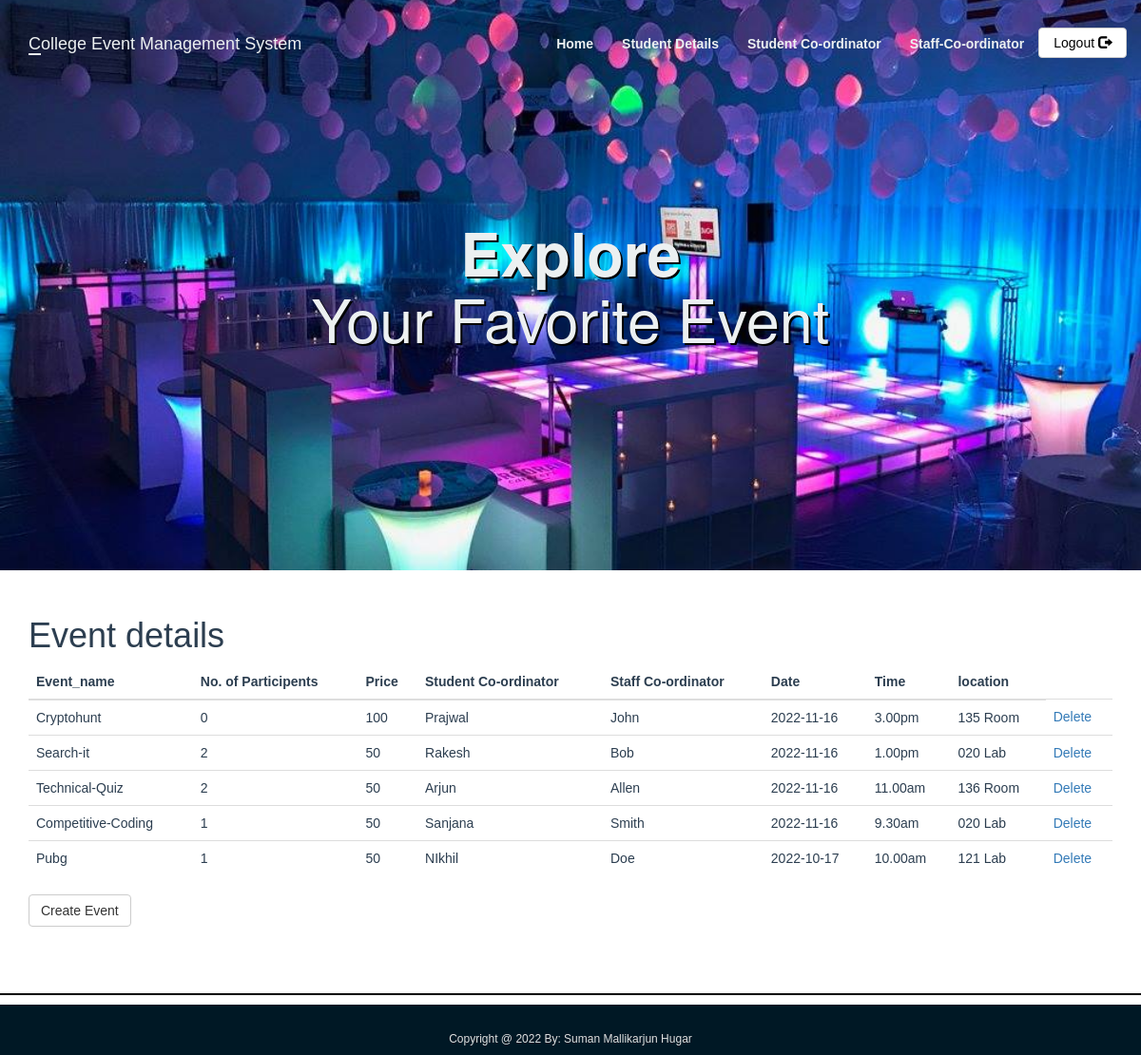
/adminPage.php, run on the app's committed database.
### tables this page shows
CREATE TABLE `staff_coordinator` (
  `stid` int(11) NOT NULL,
  `name` varchar(100) NOT NULL,
  `phone` varchar(10) DEFAULT NULL,
  `event_id` int(11) DEFAULT NULL
);

CREATE TABLE `events` (
  `event_id` int(11) NOT NULL,
  `event_title` varchar(50) NOT NULL,
  `event_price` int(11) DEFAULT NULL,
  `participents` int(100) DEFAULT 0,
  `img_link` text DEFAULT NULL,
  `type_id` int(11) DEFAULT NULL
);

CREATE TABLE `student_coordinator` (
  `sid` int(11) NOT NULL,
  `st_name` varchar(100) NOT NULL,
  `phone` varchar(10) DEFAULT NULL,
  `event_id` int(11) DEFAULT NULL
);

CREATE TABLE `event_info` (
  `event_id` int(10) NOT NULL,
  `Date` date DEFAULT NULL,
  `time` varchar(20) NOT NULL,
  `location` varchar(300) NOT NULL
);

### adminPage.php (the view, shortened to what this page needs)
<?php
include_once 'classes/db1.php';
$result = mysqli_query($conn,"SELECT * FROM staff_coordinator s ,event_info ef ,student_coordinator st,events e where e.event_id= ef.event_id and e.event_id= s.event_id and e.event_id= st.event_id");
?>
<!DOCTYPE html>
<html>
<head>
</head>
    <body>
<?php include 'utils/adminHeader.php'?>
        <div class = "content">
            <div class = "container">
            <h1>Event details</h1>
            <?php
if (mysqli_num_rows($result) > 0) {
?>
                <table class="table table-hover" >
                    <thead>
                        <tr>
                            <th>Event_name</th>
                            <th>No. of Participents</th>
                            <th>Price</th>
                            <th>Student Co-ordinator</th>
                            <th>Staff Co-ordinator</th>
                            <th>Date</th>
                            <th>Time</th>
                            <th>location </th>
                        </tr>
                    </thead>
                    <tbody>
                        <?php
                     while($row = mysqli_fetch_array($result)){
                            echo '<tr>';
                             echo '<td>' . $row['event_title'] . '</td>';
                            echo '<td>' . $row['participents'] . '</td>';
                            echo '<td>' . $row['event_price'] . '</td>';
                            echo '<td>' . $row['st_name'] . '</td>';
                            echo '<td>' . $row['name'] . '</td>';
                            echo '<td>'.$row['Date'].'</td>';
                            echo '<td>'.$row['time'].'</td>';
                            echo '<td>'.$row['location'].'</td>';
                            echo '<td>'
                            .'<a class="delete" href="deleteEvent.php?id='.$row['event_id'].'">Delete</a> '
                            .'</td>';
                            echo '</tr>';
                        }
                        ?>
                    </tbody>
                </table>
<?php
}
?>
                <a class="btn btn-default" href = "createEventForm.php">Create Event</a>
            </div>
        </div>
        <?php require 'utils/footer.php'; ?>
    </body>
</html>

### css/style.css (style rules this page uses)
body { overflow-x: hidden; }
.content { font-family: Arial, Helvetica, sans-serif; color: #2C3E50; }

### data on the page
staff_coordinator: event.event_title "Cryptohunt", event.participents "0", event.event_price "100", student_coordinator.st_name "Prajwal", name "John", event_info.Date "2022-11-16", event_info.time "3.00pm", event_info.location "135 Room"
staff_coordinator: event.event_title "Search-it", event.participents "2", event.event_price "50", student_coordinator.st_name "Rakesh", name "Bob", event_info.Date "2022-11-16", event_info.time "1.00pm", event_info.location "020 Lab"
staff_coordinator: event.event_title "Technical-Quiz", event.participents "2", event.event_price "50", student_coordinator.st_name "Arjun", name "Allen", event_info.Date "2022-11-16", event_info.time "11.00am", event_info.location "136 Room"
staff_coordinator: event.event_title "Competitive-Coding", event.participents "1", event.event_price "50", student_coordinator.st_name "Sanjana", name "Smith", event_info.Date "2022-11-16", event_info.time "9.30am", event_info.location "020 Lab"
staff_coordinator: event.event_title "Pubg", event.participents "1", event.event_price "50", student_coordinator.st_name "NIkhil", name "Doe", event_info.Date "2022-10-17", event_info.time "10.00am", event_info.location "121 Lab"
